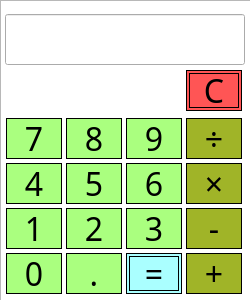
<?xml version="1.0" encoding="UTF-8"?>
<ui version="4.0">
 <class>basic_calculate</class>
 <widget class="QWidget" name="basic_calculate">
  <property name="geometry">
   <rect>
    <x>0</x>
    <y>0</y>
    <width>250</width>
    <height>300</height>
   </rect>
  </property>
  <property name="windowTitle">
   <string>基础计算</string>
  </property>
  <property name="styleSheet">
   <string notr="true"/>
  </property>
  <widget class="QPushButton" name="pushButton_9">
   <property name="geometry">
    <rect>
     <x>126</x>
     <y>118</y>
     <width>56</width>
     <height>41</height>
    </rect>
   </property>
   <property name="font">
    <font>
     <family>汉仪铸字木头人W</family>
     <pointsize>24</pointsize>
    </font>
   </property>
   <property name="styleSheet">
    <string notr="true">background-color: rgb(170, 255, 127);
border: 1px solid ;</string>
   </property>
   <property name="text">
    <string>9</string>
   </property>
  </widget>
  <widget class="QPushButton" name="pushButton_7">
   <property name="geometry">
    <rect>
     <x>6</x>
     <y>118</y>
     <width>56</width>
     <height>41</height>
    </rect>
   </property>
   <property name="font">
    <font>
     <family>汉仪铸字木头人W</family>
     <pointsize>24</pointsize>
    </font>
   </property>
   <property name="styleSheet">
    <string notr="true">background-color: rgb(170, 255, 127);
border: 1px solid ;</string>
   </property>
   <property name="text">
    <string>7</string>
   </property>
  </widget>
  <widget class="QPushButton" name="pushButton_4">
   <property name="geometry">
    <rect>
     <x>6</x>
     <y>163</y>
     <width>56</width>
     <height>41</height>
    </rect>
   </property>
   <property name="font">
    <font>
     <family>汉仪铸字木头人W</family>
     <pointsize>24</pointsize>
    </font>
   </property>
   <property name="styleSheet">
    <string notr="true">background-color: rgb(170, 255, 127);
border: 1px solid ;</string>
   </property>
   <property name="text">
    <string>4</string>
   </property>
  </widget>
  <widget class="QPushButton" name="pushButton_6">
   <property name="geometry">
    <rect>
     <x>126</x>
     <y>163</y>
     <width>56</width>
     <height>41</height>
    </rect>
   </property>
   <property name="font">
    <font>
     <family>汉仪铸字木头人W</family>
     <pointsize>24</pointsize>
    </font>
   </property>
   <property name="styleSheet">
    <string notr="true">background-color: rgb(170, 255, 127);
border: 1px solid ;</string>
   </property>
   <property name="text">
    <string>6</string>
   </property>
  </widget>
  <widget class="QPushButton" name="pushButton_eq">
   <property name="geometry">
    <rect>
     <x>126</x>
     <y>253</y>
     <width>56</width>
     <height>41</height>
    </rect>
   </property>
   <property name="font">
    <font>
     <family>汉仪铸字木头人W</family>
     <pointsize>24</pointsize>
    </font>
   </property>
   <property name="styleSheet">
    <string notr="true">background-color: rgb(170, 255, 255);
border: 4px double ;</string>
   </property>
   <property name="text">
    <string>=</string>
   </property>
  </widget>
  <widget class="QPushButton" name="pushButton_3">
   <property name="geometry">
    <rect>
     <x>126</x>
     <y>208</y>
     <width>56</width>
     <height>41</height>
    </rect>
   </property>
   <property name="font">
    <font>
     <family>汉仪铸字木头人W</family>
     <pointsize>24</pointsize>
    </font>
   </property>
   <property name="styleSheet">
    <string notr="true">background-color: rgb(170, 255, 127);
border: 1px solid ;</string>
   </property>
   <property name="text">
    <string>3</string>
   </property>
  </widget>
  <widget class="QPushButton" name="pushButton_point">
   <property name="geometry">
    <rect>
     <x>66</x>
     <y>253</y>
     <width>56</width>
     <height>41</height>
    </rect>
   </property>
   <property name="font">
    <font>
     <family>汉仪铸字木头人W</family>
     <pointsize>24</pointsize>
    </font>
   </property>
   <property name="styleSheet">
    <string notr="true">background-color: rgb(170, 255, 127);
border: 1px solid ;</string>
   </property>
   <property name="text">
    <string>.</string>
   </property>
  </widget>
  <widget class="QPushButton" name="pushButton_0">
   <property name="geometry">
    <rect>
     <x>6</x>
     <y>253</y>
     <width>56</width>
     <height>41</height>
    </rect>
   </property>
   <property name="font">
    <font>
     <family>汉仪铸字木头人W</family>
     <pointsize>24</pointsize>
    </font>
   </property>
   <property name="styleSheet">
    <string notr="true">background-color: rgb(170, 255, 127);
border: 1px solid ;</string>
   </property>
   <property name="text">
    <string>0</string>
   </property>
  </widget>
  <widget class="QPushButton" name="pushButton_1">
   <property name="geometry">
    <rect>
     <x>6</x>
     <y>208</y>
     <width>56</width>
     <height>41</height>
    </rect>
   </property>
   <property name="font">
    <font>
     <family>汉仪铸字木头人W</family>
     <pointsize>24</pointsize>
    </font>
   </property>
   <property name="styleSheet">
    <string notr="true">background-color: rgb(170, 255, 127);
border: 1px solid ;</string>
   </property>
   <property name="text">
    <string>1</string>
   </property>
  </widget>
  <widget class="QPushButton" name="pushButton_add">
   <property name="geometry">
    <rect>
     <x>186</x>
     <y>253</y>
     <width>56</width>
     <height>41</height>
    </rect>
   </property>
   <property name="font">
    <font>
     <family>汉仪铸字木头人W</family>
     <pointsize>24</pointsize>
    </font>
   </property>
   <property name="styleSheet">
    <string notr="true">background-color: rgb(160, 180, 40);
border: 1px solid ;</string>
   </property>
   <property name="text">
    <string>+</string>
   </property>
  </widget>
  <widget class="QPushButton" name="pushButton_2">
   <property name="geometry">
    <rect>
     <x>66</x>
     <y>208</y>
     <width>56</width>
     <height>41</height>
    </rect>
   </property>
   <property name="font">
    <font>
     <family>汉仪铸字木头人W</family>
     <pointsize>24</pointsize>
    </font>
   </property>
   <property name="styleSheet">
    <string notr="true">background-color: rgb(170, 255, 127);
border: 1px solid ;</string>
   </property>
   <property name="text">
    <string>2</string>
   </property>
  </widget>
  <widget class="QPushButton" name="pushButton_5">
   <property name="geometry">
    <rect>
     <x>66</x>
     <y>163</y>
     <width>56</width>
     <height>41</height>
    </rect>
   </property>
   <property name="font">
    <font>
     <family>汉仪铸字木头人W</family>
     <pointsize>24</pointsize>
    </font>
   </property>
   <property name="styleSheet">
    <string notr="true">background-color: rgb(170, 255, 127);
border: 1px solid ;</string>
   </property>
   <property name="text">
    <string>5</string>
   </property>
  </widget>
  <widget class="QPushButton" name="pushButton_8">
   <property name="geometry">
    <rect>
     <x>66</x>
     <y>118</y>
     <width>56</width>
     <height>41</height>
    </rect>
   </property>
   <property name="font">
    <font>
     <family>汉仪铸字木头人W</family>
     <pointsize>24</pointsize>
    </font>
   </property>
   <property name="styleSheet">
    <string notr="true">background-color: rgb(170, 255, 127);
border: 1px solid ;</string>
   </property>
   <property name="text">
    <string>8</string>
   </property>
  </widget>
  <widget class="QPushButton" name="pushButton_div">
   <property name="geometry">
    <rect>
     <x>186</x>
     <y>118</y>
     <width>56</width>
     <height>41</height>
    </rect>
   </property>
   <property name="font">
    <font>
     <family>汉仪铸字木头人W</family>
     <pointsize>24</pointsize>
    </font>
   </property>
   <property name="styleSheet">
    <string notr="true">background-color: rgb(160, 180, 40);
border: 1px solid ;</string>
   </property>
   <property name="text">
    <string>÷</string>
   </property>
  </widget>
  <widget class="QPushButton" name="pushButton_mul">
   <property name="geometry">
    <rect>
     <x>186</x>
     <y>163</y>
     <width>56</width>
     <height>41</height>
    </rect>
   </property>
   <property name="font">
    <font>
     <family>汉仪铸字木头人W</family>
     <pointsize>24</pointsize>
    </font>
   </property>
   <property name="styleSheet">
    <string notr="true">background-color: rgb(160, 180, 40);
border: 1px solid ;</string>
   </property>
   <property name="text">
    <string>×</string>
   </property>
  </widget>
  <widget class="QPushButton" name="pushButton_sub">
   <property name="geometry">
    <rect>
     <x>186</x>
     <y>208</y>
     <width>56</width>
     <height>41</height>
    </rect>
   </property>
   <property name="font">
    <font>
     <family>汉仪铸字木头人W</family>
     <pointsize>24</pointsize>
    </font>
   </property>
   <property name="styleSheet">
    <string notr="true">background-color: rgb(160, 180, 40);
border: 1px solid ;</string>
   </property>
   <property name="text">
    <string>-</string>
   </property>
  </widget>
  <widget class="QPushButton" name="pushButton_c">
   <property name="geometry">
    <rect>
     <x>186</x>
     <y>70</y>
     <width>56</width>
     <height>41</height>
    </rect>
   </property>
   <property name="font">
    <font>
     <family>汉仪铸字木头人W</family>
     <pointsize>24</pointsize>
    </font>
   </property>
   <property name="styleSheet">
    <string notr="true">background-color: rgb(255, 85, 85);
border: 4px double ;</string>
   </property>
   <property name="text">
    <string>C</string>
   </property>
  </widget>
  <widget class="QLineEdit" name="lineEdit">
   <property name="geometry">
    <rect>
     <x>5</x>
     <y>14</y>
     <width>240</width>
     <height>51</height>
    </rect>
   </property>
   <property name="font">
    <font>
     <family>汉仪铸字木头人W</family>
     <pointsize>36</pointsize>
     <weight>50</weight>
     <bold>false</bold>
    </font>
   </property>
   <property name="text">
    <string/>
   </property>
   <property name="alignment">
    <set>Qt::AlignRight|Qt::AlignTrailing|Qt::AlignVCenter</set>
   </property>
   <property name="readOnly">
    <bool>true</bool>
   </property>
  </widget>
  <widget class="QListView" name="listView">
   <property name="geometry">
    <rect>
     <x>0</x>
     <y>0</y>
     <width>256</width>
     <height>301</height>
    </rect>
   </property>
   <property name="styleSheet">
    <string notr="true">border-image: url(:/newPrefix/background2.jpg);</string>
   </property>
  </widget>
  <zorder>listView</zorder>
  <zorder>pushButton_9</zorder>
  <zorder>pushButton_7</zorder>
  <zorder>pushButton_4</zorder>
  <zorder>pushButton_6</zorder>
  <zorder>pushButton_eq</zorder>
  <zorder>pushButton_3</zorder>
  <zorder>pushButton_point</zorder>
  <zorder>pushButton_0</zorder>
  <zorder>pushButton_1</zorder>
  <zorder>pushButton_add</zorder>
  <zorder>pushButton_2</zorder>
  <zorder>pushButton_5</zorder>
  <zorder>pushButton_8</zorder>
  <zorder>pushButton_div</zorder>
  <zorder>pushButton_mul</zorder>
  <zorder>pushButton_sub</zorder>
  <zorder>pushButton_c</zorder>
  <zorder>lineEdit</zorder>
 </widget>
 <resources>
  <include location="../picture/background.qrc"/>
 </resources>
 <connections/>
</ui>
